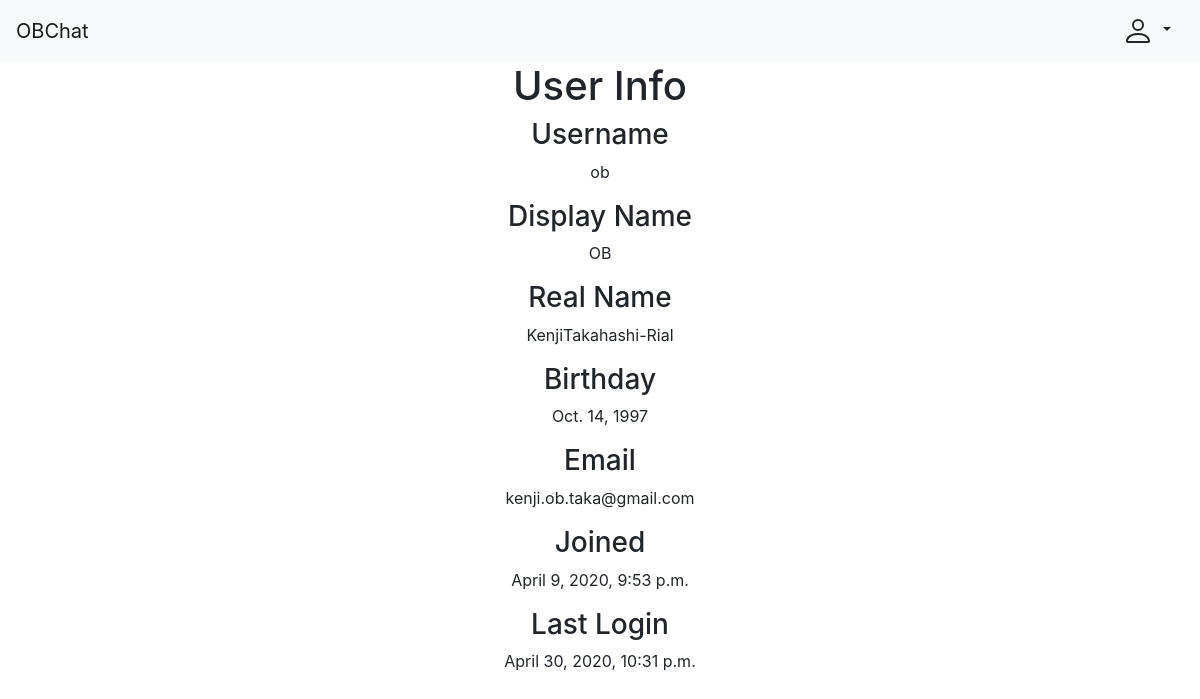
Page /OB/user/ob/ on the earlier database version.
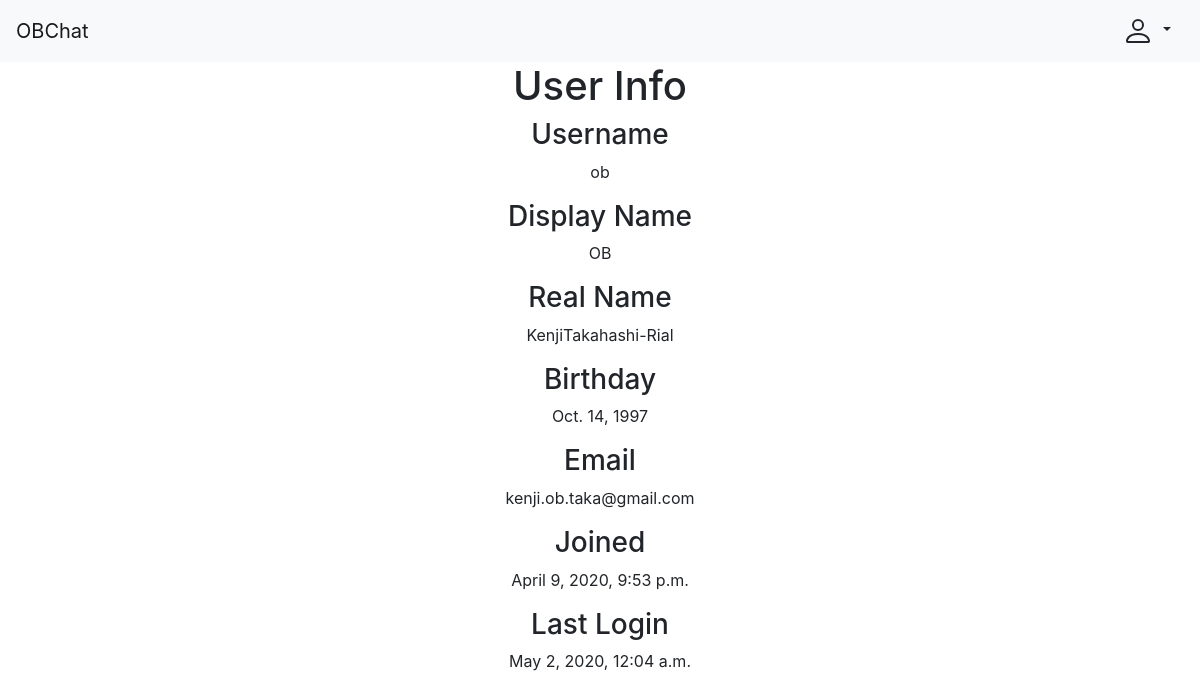
Same page on the later database version.
### OB/models.py (models this page shows, shortened)
class OBUser(AbstractUser):
    display_name = CharField(max_length=DISPLAY_NAME_MAX_LENGTH, null=True)
    birthday = DateField(null=True)
    is_anon = BooleanField(default=False)
    is_expelled = BooleanField(default=False)
    is_ob = BooleanField(default=False)

### OB/views/user.py (the view, shortened to what this page needs)
# urls.py: url(r"^user/(?P<username>[-\w]+)/$", user, name="OB-user")
def user(request, username):
    template = "OB/user.html"
    context = {"user": try_get(OBUser, username=username)}
    if request.method == "GET":
        if not context["user"]:
            template = "OB/not_user.html"
        return render(request, template, context)

### OB/utilities/database.py (called while the page is built)
def try_get(model, **kwargs):
    try:
        return model.objects.get(**kwargs)
    except model.DoesNotExist:
        return None

### OB/templates/OB/user.html (shortened to what this page needs)
{% extends "OB/base.html" %}
{% block head %}
  {% load static %}
{% endblock %}
{% block body %}
  <div class="row">
    <div class="mx-auto text-center">
      <h1>User Info</h1>
      <div id="display-info">
        <h3>Username</h3>
        <p>{{ user.username }}</p>
        <h3>Display Name</h3>
        <p name="can-edit" id="display-name">{% if user.display_name %}{{ user.display_name }}{% else %}{{ user.username }}{% endif %}</p>
        <h3>Real Name</h3>
        <p name="can-edit" id="real-name">{{ user.first_name }}{{ user.last_name }}
        </p>
        <h3>Birthday</h3>
        <p name="can-edit" id="birthday">{% if user.birthday %}{{ user.birthday }}{% else %}February 30th, Never{% endif %}</p>
        <h3>Email</h3>
        <p>{{ user.email }}</p>
        <h3>Joined</h3>
        <p>{{ user.date_joined }}</p>
        <h3>Last Login</h3>
        <p>{{ user.last_login }}</p>
      </div>
    </div>
  </div>
{% endblock %}

Differences in the rows shown:
changed OBUser "ob": last_login "April 30, 2020, 10:31 p.m." → "May 2, 2020, 12:04 a.m."
